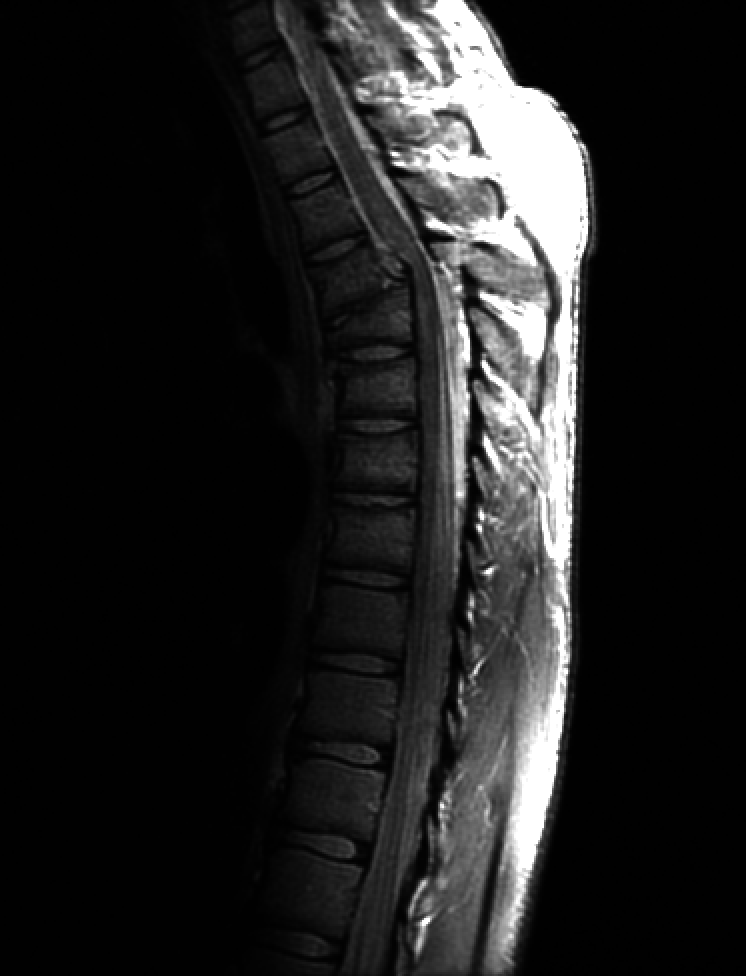
#> input picture proj_3/0304/Fig0308(a)(fractured_spine).tif, 746 x 976 px
$ python proj_03-04-a.py   (Python 2 division)
#> lines starting #> are read from the running program, lines starting #| are printed output that depends on the picture
# Write program to perform spatial filtering of an
# image (see Section 3.4 regarding implementation).
# You can fix the size of the spatial mask at 3 x 3,
# but the coefficients need to be variables that can
# be input into your program. This project is generic,
# in the sense that it will be used in other projects
# to follow.

from PIL import Image, ImageDraw

# count the new grey level in position(i,j)
def laplacian_enhancement(i, j):
	result = extend_data[i][j]
	result = result * 5 - extend_data[i - 1][j] - extend_data[i][j - 1] - extend_data[i + 1][j] - extend_data[i][j + 1]

	return result

def extend_image():
	# draw the new HE image
	extendImage = Image.new('L',(extend_width, extend_height), 'white')
	draw = ImageDraw.Draw(extendImage)

	for i in range(width):
		for j in range(height):
			extend_data[i + extend_len][j + extend_len] = data[i, j]

	extend_data[0][0] = data[0, 0]
	extend_data[0][extend_height - 1] = data[0, height - 1]
	extend_data[extend_width - 1][0] = data[ width - 1, 0]
	extend_data[extend_width - 1][extend_height - 1] = data[ width - 1, height - 1]


	for i in range(width):
		extend_data[i + 1][0] = data[i, 0]
		extend_data[i + 1][extend_height - 1] = data[i, height - 1]

	for i in range(height):
		extend_data[0][i + 1] = data[0, i]
		extend_data[extend_width - 1][i + 1] = data[width - 1, i]

	for i in range(extend_width):
		for j in range(extend_height):
			draw.point((i,j), extend_data[i][j])

	filename = 'extend_image_fractured_spine.bmp'
	extendImage.save(filename, format='BMP')

	return 0

# open an image and get its information
im = Image.open('Fig0308(a)(fractured_spine).tif')
#> im is the input picture: PIL image 746x976 L; min 0, max 255, mean 32.6
data = im.load()
width, height = im.size
#> width = 746; height = 976

extend_len = (3 - 1)/2
extend_width = extend_len * 2 + width
#> extend_width = 748
extend_height = extend_len * 2 + height
#> extend_height = 978
extend_data = [[ 255 for i in range(extend_height)] for j in range(extend_width)]

# new a blank images for laplacian enhancement
resultImage = Image.new('L',(width, height), 'white')
#> resultImage: PIL image 746x976 L; every value is 255

extend_image()
#> in extend_image, `extendImage = Image.new('L',(extend_width, extend_height), 'white')`: extendImage: PIL image 748x978 L; every value is 255
#> after the loop in extend_image, `for i in range(width):`: extend_data = 748 items
#> in extend_image, `extendImage.save(filename, format='BMP')`:
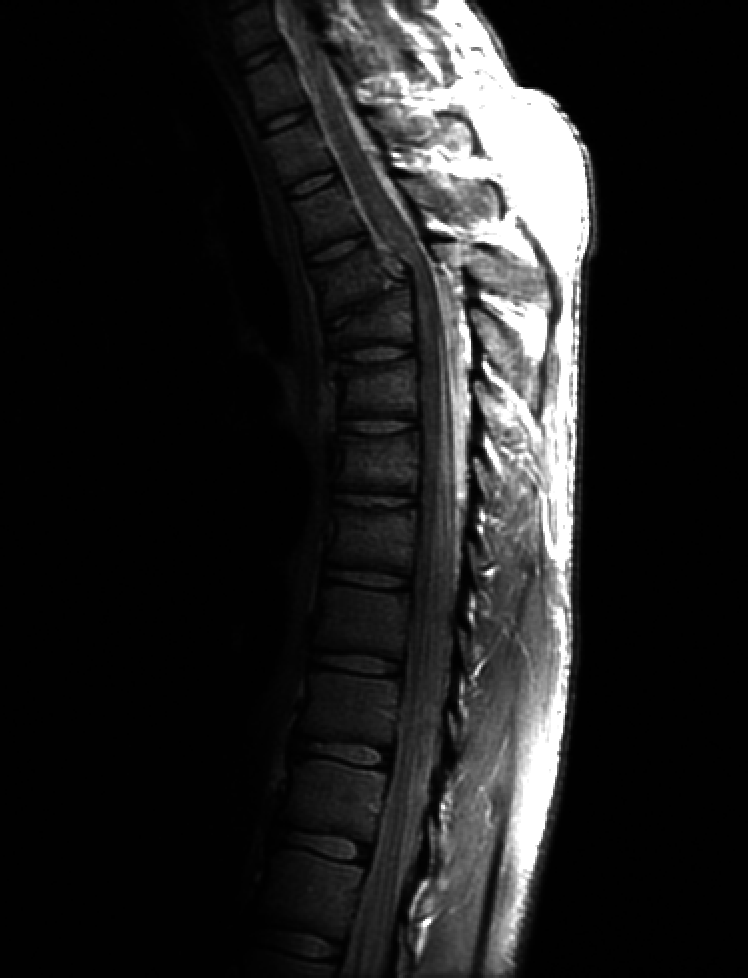
#> saved as extend_image_fractured_spine.bmp: PIL image 748x978 L; min 0, max 255, mean 32.5

# draw the laplacian enhancement image
draw = ImageDraw.Draw(resultImage)

for i in range(width):
	for j in range(height):
		p = laplacian_enhancement(i + 1, j + 1)
		draw.point((i, j), p)
#> this loop made 746 passes

#save the output files
filename = 'lacplacement_image_fractured_spine.bmp'
resultImage.save(filename, format='BMP')
